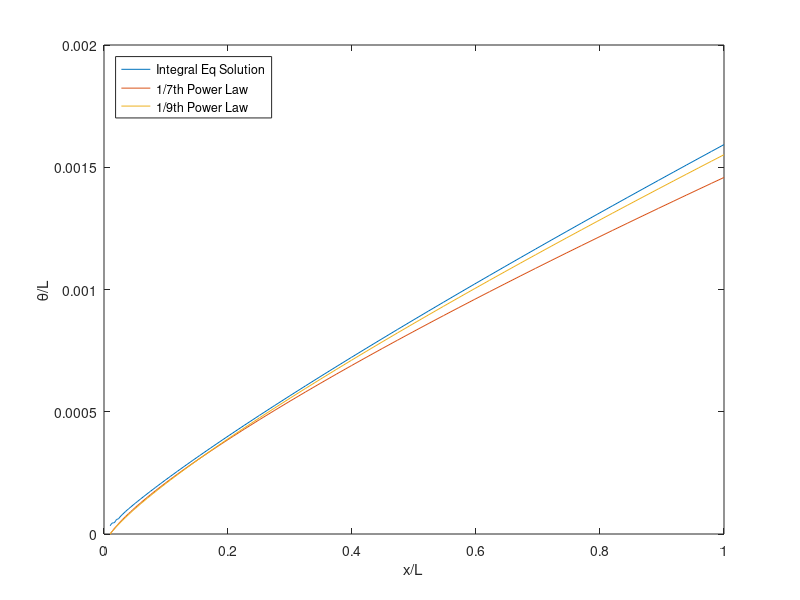

This chart was generated by the following MATLAB code:
clear;
close all;


global re_l dudx u0

re_l = 1e7;
dudx =  -0;
u0 = 1;

function dthickdx = thickdash(xmx0, thick)
    global re_l dudx u0
    dthickdx = zeros(2,1);
    He = thick(2)/thick(1);
    if He>=1.46
        H =(11*He + 15)/(48*He-59);
    else
        H = 2.803;
    end 
    ue = u0 + dudx*xmx0;
    re_thet = re_l * ue * thick(1);
    cf = 0.091416*((H-1)*re_thet)^(-0.232) * exp(-1.26*H);
    cdiss = 0.010026*((H-1)*re_thet)^(-1/6);
    dthickdx(1,1) = cf/2 - ((H+2)/ue)*dudx*thick(1);
    dthickdx(2,1) = cdiss - (3/ue)*dudx*thick(2);
end

x0 = 0.01;
thick0(1) = 0.023*x0*(re_l*x0)^(-1/6);
thick0(2) = 1.83*thick0(1);

[delx, thickhist] =ode45(@thickdash, [0, 0.99], thick0);

theta7 = 0.037*delx.*(re_l.*(delx+x0)).^(-1/5);
theta9 = 0.023*delx.*(re_l.*(delx+x0)).^(-1/6);

figure;
plot(delx+x0, thickhist(:,1))
hold on;
plot(delx+x0, theta7)
hold off;
hold on;
plot(delx+x0, theta9)
hold off;
legend({'Integral Eq Solution', '1/7th Power Law', '1/9th Power Law'},'Location','northwest');
xlabel('x/L')
ylabel('\theta/L')
print -deps2c Week_2/Exercise4.eps;
